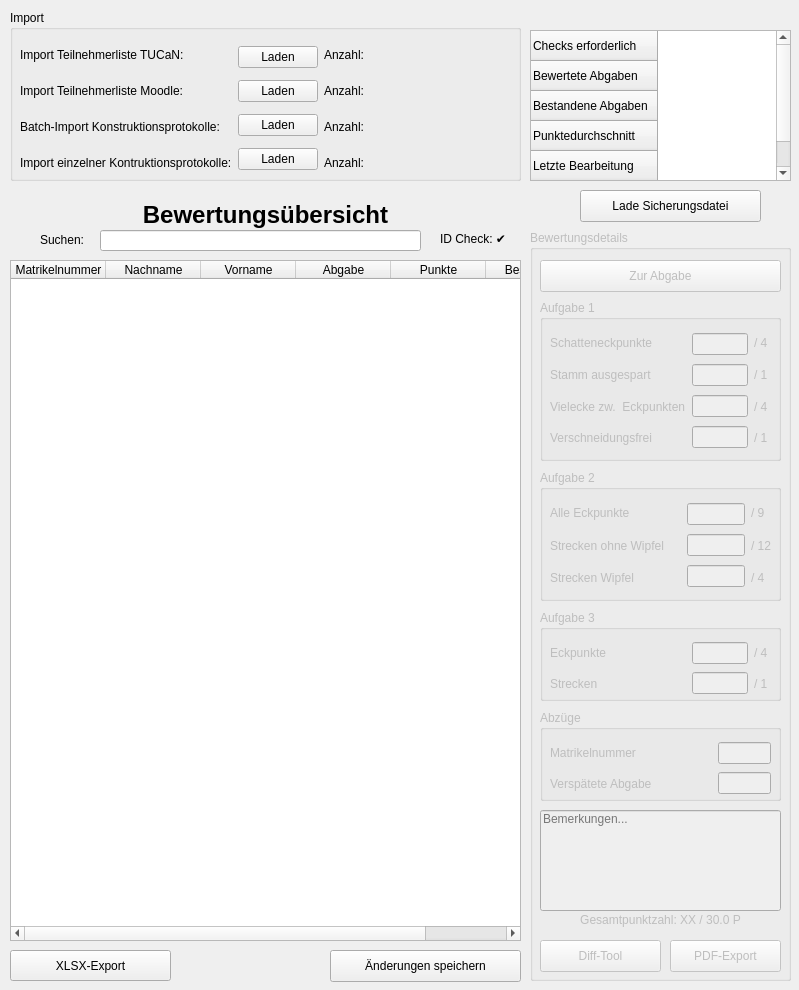
<?xml version="1.0" encoding="UTF-8"?>
<ui version="4.0">
 <class>MainWindow</class>
 <widget class="QMainWindow" name="MainWindow">
  <property name="geometry">
   <rect>
    <x>0</x>
    <y>0</y>
    <width>799</width>
    <height>990</height>
   </rect>
  </property>
  <property name="sizePolicy">
   <sizepolicy hsizetype="Preferred" vsizetype="Preferred">
    <horstretch>0</horstretch>
    <verstretch>0</verstretch>
   </sizepolicy>
  </property>
  <property name="windowTitle">
   <string>GMV-Testat</string>
  </property>
  <property name="windowIcon">
   <iconset>
    <normaloff>../Sonstige Dateien/iib_logo-2.ico</normaloff>../Sonstige Dateien/iib_logo-2.ico</iconset>
  </property>
  <widget class="QWidget" name="centralwidget">
   <widget class="QTableWidget" name="BewertungsUebersicht_table">
    <property name="geometry">
     <rect>
      <x>10</x>
      <y>260</y>
      <width>511</width>
      <height>681</height>
     </rect>
    </property>
    <property name="selectionBehavior">
     <enum>QAbstractItemView::SelectRows</enum>
    </property>
    <property name="sortingEnabled">
     <bool>false</bool>
    </property>
    <property name="columnCount">
     <number>6</number>
    </property>
    <attribute name="horizontalHeaderCascadingSectionResizes">
     <bool>false</bool>
    </attribute>
    <attribute name="horizontalHeaderMinimumSectionSize">
     <number>50</number>
    </attribute>
    <attribute name="horizontalHeaderDefaultSectionSize">
     <number>95</number>
    </attribute>
    <attribute name="horizontalHeaderStretchLastSection">
     <bool>false</bool>
    </attribute>
    <attribute name="verticalHeaderVisible">
     <bool>false</bool>
    </attribute>
    <column>
     <property name="text">
      <string>Matrikelnummer</string>
     </property>
    </column>
    <column>
     <property name="text">
      <string>Nachname</string>
     </property>
    </column>
    <column>
     <property name="text">
      <string>Vorname</string>
     </property>
    </column>
    <column>
     <property name="text">
      <string>Abgabe</string>
     </property>
    </column>
    <column>
     <property name="text">
      <string>Punkte</string>
     </property>
    </column>
    <column>
     <property name="text">
      <string>Bestanden</string>
     </property>
    </column>
   </widget>
   <widget class="QLabel" name="label_14">
    <property name="geometry">
     <rect>
      <x>440</x>
      <y>230</y>
      <width>81</width>
      <height>16</height>
     </rect>
    </property>
    <property name="text">
     <string>ID Check: ✔️</string>
    </property>
   </widget>
   <widget class="QPushButton" name="pushButton_8">
    <property name="geometry">
     <rect>
      <x>10</x>
      <y>950</y>
      <width>161</width>
      <height>31</height>
     </rect>
    </property>
    <property name="text">
     <string>XLSX-Export</string>
    </property>
   </widget>
   <widget class="QLabel" name="label_5">
    <property name="geometry">
     <rect>
      <x>40</x>
      <y>230</y>
      <width>61</width>
      <height>20</height>
     </rect>
    </property>
    <property name="text">
     <string>Suchen:</string>
    </property>
   </widget>
   <widget class="QPushButton" name="AenderungenSpeichern_btn">
    <property name="geometry">
     <rect>
      <x>330</x>
      <y>950</y>
      <width>191</width>
      <height>32</height>
     </rect>
    </property>
    <property name="text">
     <string>Änderungen speichern</string>
    </property>
   </widget>
   <widget class="QPushButton" name="LadeSicherungsDatei_btn">
    <property name="geometry">
     <rect>
      <x>580</x>
      <y>190</y>
      <width>181</width>
      <height>32</height>
     </rect>
    </property>
    <property name="text">
     <string>Lade Sicherungsdatei</string>
    </property>
   </widget>
   <widget class="QTableWidget" name="tableWidget">
    <property name="geometry">
     <rect>
      <x>530</x>
      <y>30</y>
      <width>261</width>
      <height>151</height>
     </rect>
    </property>
    <attribute name="horizontalHeaderVisible">
     <bool>false</bool>
    </attribute>
    <row>
     <property name="text">
      <string>Checks erforderlich</string>
     </property>
    </row>
    <row>
     <property name="text">
      <string>Bewertete Abgaben</string>
     </property>
    </row>
    <row>
     <property name="text">
      <string>Bestandene Abgaben</string>
     </property>
    </row>
    <row>
     <property name="text">
      <string>Punktedurchschnitt</string>
     </property>
    </row>
    <row>
     <property name="text">
      <string>Letzte Bearbeitung</string>
     </property>
    </row>
   </widget>
   <widget class="QLineEdit" name="lineEdit">
    <property name="enabled">
     <bool>true</bool>
    </property>
    <property name="geometry">
     <rect>
      <x>100</x>
      <y>230</y>
      <width>321</width>
      <height>21</height>
     </rect>
    </property>
   </widget>
   <widget class="QGroupBox" name="bewertungsdetails_groupBox">
    <property name="enabled">
     <bool>false</bool>
    </property>
    <property name="geometry">
     <rect>
      <x>530</x>
      <y>230</y>
      <width>261</width>
      <height>751</height>
     </rect>
    </property>
    <property name="title">
     <string>Bewertungsdetails</string>
    </property>
    <widget class="QPushButton" name="zurAbgabe_btn">
     <property name="geometry">
      <rect>
       <x>10</x>
       <y>30</y>
       <width>241</width>
       <height>32</height>
      </rect>
     </property>
     <property name="text">
      <string>Zur Abgabe</string>
     </property>
    </widget>
    <widget class="QLabel" name="gesamtpunktzahl_label">
     <property name="geometry">
      <rect>
       <x>10</x>
       <y>680</y>
       <width>241</width>
       <height>20</height>
      </rect>
     </property>
     <property name="text">
      <string>Gesamtpunktzahl: XX / 30.0 P</string>
     </property>
     <property name="textFormat">
      <enum>Qt::MarkdownText</enum>
     </property>
     <property name="alignment">
      <set>Qt::AlignCenter</set>
     </property>
    </widget>
    <widget class="QPushButton" name="pdfExport_btn">
     <property name="geometry">
      <rect>
       <x>140</x>
       <y>710</y>
       <width>111</width>
       <height>32</height>
      </rect>
     </property>
     <property name="text">
      <string>PDF-Export</string>
     </property>
    </widget>
    <widget class="QPushButton" name="diffTool_btn">
     <property name="geometry">
      <rect>
       <x>10</x>
       <y>710</y>
       <width>121</width>
       <height>32</height>
      </rect>
     </property>
     <property name="text">
      <string>Diff-Tool</string>
     </property>
    </widget>
    <widget class="QGroupBox" name="groupBox_2">
     <property name="geometry">
      <rect>
       <x>10</x>
       <y>70</y>
       <width>241</width>
       <height>161</height>
      </rect>
     </property>
     <property name="title">
      <string>Aufgabe 1</string>
     </property>
     <widget class="QWidget" name="">
      <property name="geometry">
       <rect>
        <x>10</x>
        <y>30</y>
        <width>221</width>
        <height>121</height>
       </rect>
      </property>
      <layout class="QHBoxLayout" name="horizontalLayout_3">
       <item>
        <layout class="QVBoxLayout" name="verticalLayout_5">
         <item>
          <widget class="QLabel" name="label_15">
           <property name="text">
            <string>Schatteneckpunkte</string>
           </property>
          </widget>
         </item>
         <item>
          <widget class="QLabel" name="label_16">
           <property name="text">
            <string>Stamm ausgespart</string>
           </property>
          </widget>
         </item>
         <item>
          <widget class="QLabel" name="label_17">
           <property name="text">
            <string>Vielecke zw.  Eckpunkten</string>
           </property>
          </widget>
         </item>
         <item>
          <widget class="QLabel" name="label_11">
           <property name="text">
            <string>Verschneidungsfrei</string>
           </property>
          </widget>
         </item>
        </layout>
       </item>
       <item>
        <layout class="QVBoxLayout" name="verticalLayout_6">
         <item>
          <widget class="QLineEdit" name="krit1_lineEdit">
           <property name="alignment">
            <set>Qt::AlignRight|Qt::AlignTrailing|Qt::AlignVCenter</set>
           </property>
          </widget>
         </item>
         <item>
          <widget class="QLineEdit" name="krit2_lineEdit">
           <property name="alignment">
            <set>Qt::AlignRight|Qt::AlignTrailing|Qt::AlignVCenter</set>
           </property>
          </widget>
         </item>
         <item>
          <widget class="QLineEdit" name="krit3_lineEdit">
           <property name="alignment">
            <set>Qt::AlignRight|Qt::AlignTrailing|Qt::AlignVCenter</set>
           </property>
          </widget>
         </item>
         <item>
          <widget class="QLineEdit" name="krit4_lineEdit">
           <property name="alignment">
            <set>Qt::AlignRight|Qt::AlignTrailing|Qt::AlignVCenter</set>
           </property>
          </widget>
         </item>
        </layout>
       </item>
       <item>
        <layout class="QVBoxLayout" name="verticalLayout_7">
         <item>
          <widget class="QLabel" name="label_18">
           <property name="text">
            <string>/ 4 </string>
           </property>
          </widget>
         </item>
         <item>
          <widget class="QLabel" name="label_19">
           <property name="text">
            <string>/ 1</string>
           </property>
          </widget>
         </item>
         <item>
          <widget class="QLabel" name="label_20">
           <property name="text">
            <string>/ 4</string>
           </property>
          </widget>
         </item>
         <item>
          <widget class="QLabel" name="label_21">
           <property name="text">
            <string>/ 1</string>
           </property>
          </widget>
         </item>
        </layout>
       </item>
      </layout>
     </widget>
    </widget>
    <widget class="QGroupBox" name="groupBox_3">
     <property name="geometry">
      <rect>
       <x>10</x>
       <y>240</y>
       <width>241</width>
       <height>131</height>
      </rect>
     </property>
     <property name="title">
      <string>Aufgabe 2</string>
     </property>
     <widget class="QWidget" name="layoutWidget_2">
      <property name="geometry">
       <rect>
        <x>10</x>
        <y>30</y>
        <width>221</width>
        <height>91</height>
       </rect>
      </property>
      <layout class="QHBoxLayout" name="horizontalLayout_4">
       <item>
        <layout class="QVBoxLayout" name="verticalLayout_8">
         <item>
          <widget class="QLabel" name="label_22">
           <property name="text">
            <string>Alle Eckpunkte</string>
           </property>
          </widget>
         </item>
         <item>
          <widget class="QLabel" name="label_23">
           <property name="text">
            <string>Strecken ohne Wipfel     </string>
           </property>
          </widget>
         </item>
         <item>
          <widget class="QLabel" name="label_24">
           <property name="text">
            <string>Strecken Wipfel</string>
           </property>
          </widget>
         </item>
        </layout>
       </item>
       <item>
        <layout class="QVBoxLayout" name="verticalLayout_9">
         <item>
          <widget class="QLineEdit" name="krit5_lineEdit">
           <property name="alignment">
            <set>Qt::AlignRight|Qt::AlignTrailing|Qt::AlignVCenter</set>
           </property>
          </widget>
         </item>
         <item>
          <widget class="QLineEdit" name="krit6_lineEdit">
           <property name="alignment">
            <set>Qt::AlignRight|Qt::AlignTrailing|Qt::AlignVCenter</set>
           </property>
          </widget>
         </item>
         <item>
          <widget class="QLineEdit" name="krit7_lineEdit">
           <property name="alignment">
            <set>Qt::AlignRight|Qt::AlignTrailing|Qt::AlignVCenter</set>
           </property>
          </widget>
         </item>
        </layout>
       </item>
       <item>
        <layout class="QVBoxLayout" name="verticalLayout_10">
         <item>
          <widget class="QLabel" name="label_25">
           <property name="text">
            <string>/ 9</string>
           </property>
          </widget>
         </item>
         <item>
          <widget class="QLabel" name="label_26">
           <property name="text">
            <string>/ 12</string>
           </property>
          </widget>
         </item>
         <item>
          <widget class="QLabel" name="label_27">
           <property name="text">
            <string>/ 4</string>
           </property>
          </widget>
         </item>
        </layout>
       </item>
      </layout>
     </widget>
    </widget>
    <widget class="QGroupBox" name="groupBox_4">
     <property name="geometry">
      <rect>
       <x>10</x>
       <y>380</y>
       <width>241</width>
       <height>91</height>
      </rect>
     </property>
     <property name="title">
      <string>Aufgabe 3</string>
     </property>
     <widget class="QWidget" name="layoutWidget_3">
      <property name="geometry">
       <rect>
        <x>10</x>
        <y>30</y>
        <width>221</width>
        <height>56</height>
       </rect>
      </property>
      <layout class="QHBoxLayout" name="horizontalLayout_5">
       <item>
        <layout class="QVBoxLayout" name="verticalLayout_11">
         <item>
          <widget class="QLabel" name="label_29">
           <property name="text">
            <string>Eckpunkte                        </string>
           </property>
          </widget>
         </item>
         <item>
          <widget class="QLabel" name="label_30">
           <property name="text">
            <string>Strecken</string>
           </property>
          </widget>
         </item>
        </layout>
       </item>
       <item>
        <layout class="QVBoxLayout" name="verticalLayout_12">
         <item>
          <widget class="QLineEdit" name="krit8_lineEdit">
           <property name="alignment">
            <set>Qt::AlignRight|Qt::AlignTrailing|Qt::AlignVCenter</set>
           </property>
          </widget>
         </item>
         <item>
          <widget class="QLineEdit" name="krit9_lineEdit">
           <property name="alignment">
            <set>Qt::AlignRight|Qt::AlignTrailing|Qt::AlignVCenter</set>
           </property>
          </widget>
         </item>
        </layout>
       </item>
       <item>
        <layout class="QVBoxLayout" name="verticalLayout_13">
         <item>
          <widget class="QLabel" name="label_33">
           <property name="text">
            <string>/ 4 </string>
           </property>
          </widget>
         </item>
         <item>
          <widget class="QLabel" name="label_34">
           <property name="text">
            <string>/ 1</string>
           </property>
          </widget>
         </item>
        </layout>
       </item>
      </layout>
     </widget>
    </widget>
    <widget class="QGroupBox" name="groupBox_5">
     <property name="geometry">
      <rect>
       <x>10</x>
       <y>480</y>
       <width>241</width>
       <height>91</height>
      </rect>
     </property>
     <property name="title">
      <string>Abzüge</string>
     </property>
     <widget class="QWidget" name="">
      <property name="geometry">
       <rect>
        <x>10</x>
        <y>30</y>
        <width>221</width>
        <height>56</height>
       </rect>
      </property>
      <layout class="QHBoxLayout" name="horizontalLayout_6">
       <item>
        <layout class="QVBoxLayout" name="verticalLayout_14">
         <item>
          <widget class="QLabel" name="label_31">
           <property name="text">
            <string>Matrikelnummer</string>
           </property>
          </widget>
         </item>
         <item>
          <widget class="QLabel" name="label_32">
           <property name="text">
            <string>Verspätete Abgabe                  </string>
           </property>
          </widget>
         </item>
        </layout>
       </item>
       <item>
        <layout class="QVBoxLayout" name="verticalLayout_15">
         <item>
          <widget class="QLineEdit" name="abzug1_lineEdit">
           <property name="autoFillBackground">
            <bool>false</bool>
           </property>
           <property name="alignment">
            <set>Qt::AlignRight|Qt::AlignTrailing|Qt::AlignVCenter</set>
           </property>
          </widget>
         </item>
         <item>
          <widget class="QLineEdit" name="abzug2_lineEdit">
           <property name="alignment">
            <set>Qt::AlignRight|Qt::AlignTrailing|Qt::AlignVCenter</set>
           </property>
          </widget>
         </item>
        </layout>
       </item>
      </layout>
     </widget>
    </widget>
    <widget class="QLineEdit" name="bemerkung_lineEdit">
     <property name="geometry">
      <rect>
       <x>10</x>
       <y>580</y>
       <width>241</width>
       <height>101</height>
      </rect>
     </property>
     <property name="alignment">
      <set>Qt::AlignLeading|Qt::AlignLeft|Qt::AlignTop</set>
     </property>
     <property name="placeholderText">
      <string>Bemerkungen...</string>
     </property>
    </widget>
   </widget>
   <widget class="QGroupBox" name="groupBox">
    <property name="geometry">
     <rect>
      <x>10</x>
      <y>10</y>
      <width>511</width>
      <height>171</height>
     </rect>
    </property>
    <property name="title">
     <string>Import</string>
    </property>
    <widget class="QWidget" name="layoutWidget">
     <property name="geometry">
      <rect>
       <x>10</x>
       <y>30</y>
       <width>441</width>
       <height>138</height>
      </rect>
     </property>
     <layout class="QHBoxLayout" name="horizontalLayout_2">
      <item>
       <layout class="QHBoxLayout" name="horizontalLayout">
        <property name="sizeConstraint">
         <enum>QLayout::SetMinimumSize</enum>
        </property>
        <item>
         <layout class="QVBoxLayout" name="verticalLayout">
          <item>
           <widget class="QLabel" name="label">
            <property name="text">
             <string>Import Teilnehmerliste TUCaN:</string>
            </property>
           </widget>
          </item>
          <item>
           <widget class="QLabel" name="label_2">
            <property name="text">
             <string>Import Teilnehmerliste Moodle:</string>
            </property>
           </widget>
          </item>
          <item>
           <widget class="QLabel" name="label_3">
            <property name="text">
             <string>Batch-Import Konstruktionsprotokolle:</string>
            </property>
           </widget>
          </item>
          <item>
           <widget class="QLabel" name="label_4">
            <property name="text">
             <string>Import einzelner Kontruktionsprotokolle:</string>
            </property>
           </widget>
          </item>
         </layout>
        </item>
        <item>
         <layout class="QVBoxLayout" name="verticalLayout_2">
          <item>
           <widget class="QPushButton" name="TucanListeLaden_btn">
            <property name="text">
             <string>Laden</string>
            </property>
           </widget>
          </item>
          <item>
           <widget class="QPushButton" name="MoodleListeLaden_btn">
            <property name="text">
             <string>Laden</string>
            </property>
           </widget>
          </item>
          <item>
           <widget class="QPushButton" name="BatchImportKpLaden_btn">
            <property name="text">
             <string>Laden</string>
            </property>
           </widget>
          </item>
          <item>
           <widget class="QPushButton" name="EinzelKpLaden_btn">
            <property name="text">
             <string>Laden</string>
            </property>
           </widget>
          </item>
         </layout>
        </item>
        <item>
         <layout class="QVBoxLayout" name="verticalLayout_3">
          <item>
           <widget class="QLabel" name="label_6">
            <property name="text">
             <string>Anzahl:</string>
            </property>
           </widget>
          </item>
          <item>
           <widget class="QLabel" name="label_8">
            <property name="text">
             <string>Anzahl:</string>
            </property>
           </widget>
          </item>
          <item>
           <widget class="QLabel" name="label_7">
            <property name="text">
             <string>Anzahl:</string>
            </property>
           </widget>
          </item>
          <item>
           <widget class="QLabel" name="label_9">
            <property name="text">
             <string>Anzahl:</string>
            </property>
           </widget>
          </item>
         </layout>
        </item>
        <item>
         <layout class="QVBoxLayout" name="verticalLayout_4">
          <item>
           <widget class="QLabel" name="AnzahlTucanTeilnehmer_label">
            <property name="text">
             <string/>
            </property>
           </widget>
          </item>
          <item>
           <widget class="QLabel" name="AnzahlMoodleTeilnehmer_label">
            <property name="text">
             <string/>
            </property>
           </widget>
          </item>
          <item>
           <widget class="QLabel" name="AnzahlAbgaben_label">
            <property name="text">
             <string/>
            </property>
           </widget>
          </item>
          <item>
           <widget class="QLabel" name="label_13">
            <property name="text">
             <string/>
            </property>
           </widget>
          </item>
         </layout>
        </item>
       </layout>
      </item>
     </layout>
    </widget>
   </widget>
   <widget class="QLabel" name="label_10">
    <property name="geometry">
     <rect>
      <x>10</x>
      <y>200</y>
      <width>511</width>
      <height>31</height>
     </rect>
    </property>
    <property name="text">
     <string>&lt;html&gt;&lt;head/&gt;&lt;body&gt;&lt;p&gt;&lt;span style=&quot; font-size:18pt; font-weight:600;&quot;&gt;Bewertungsübersicht&lt;/span&gt;&lt;/p&gt;&lt;/body&gt;&lt;/html&gt;</string>
    </property>
    <property name="textFormat">
     <enum>Qt::RichText</enum>
    </property>
    <property name="scaledContents">
     <bool>true</bool>
    </property>
    <property name="alignment">
     <set>Qt::AlignCenter</set>
    </property>
    <property name="wordWrap">
     <bool>false</bool>
    </property>
   </widget>
  </widget>
  <action name="actionHallo">
   <property name="text">
    <string>Hallo</string>
   </property>
  </action>
 </widget>
 <resources>
  <include location="../Sonstige Dateien/iib_Logo.qrc"/>
 </resources>
 <connections/>
</ui>
